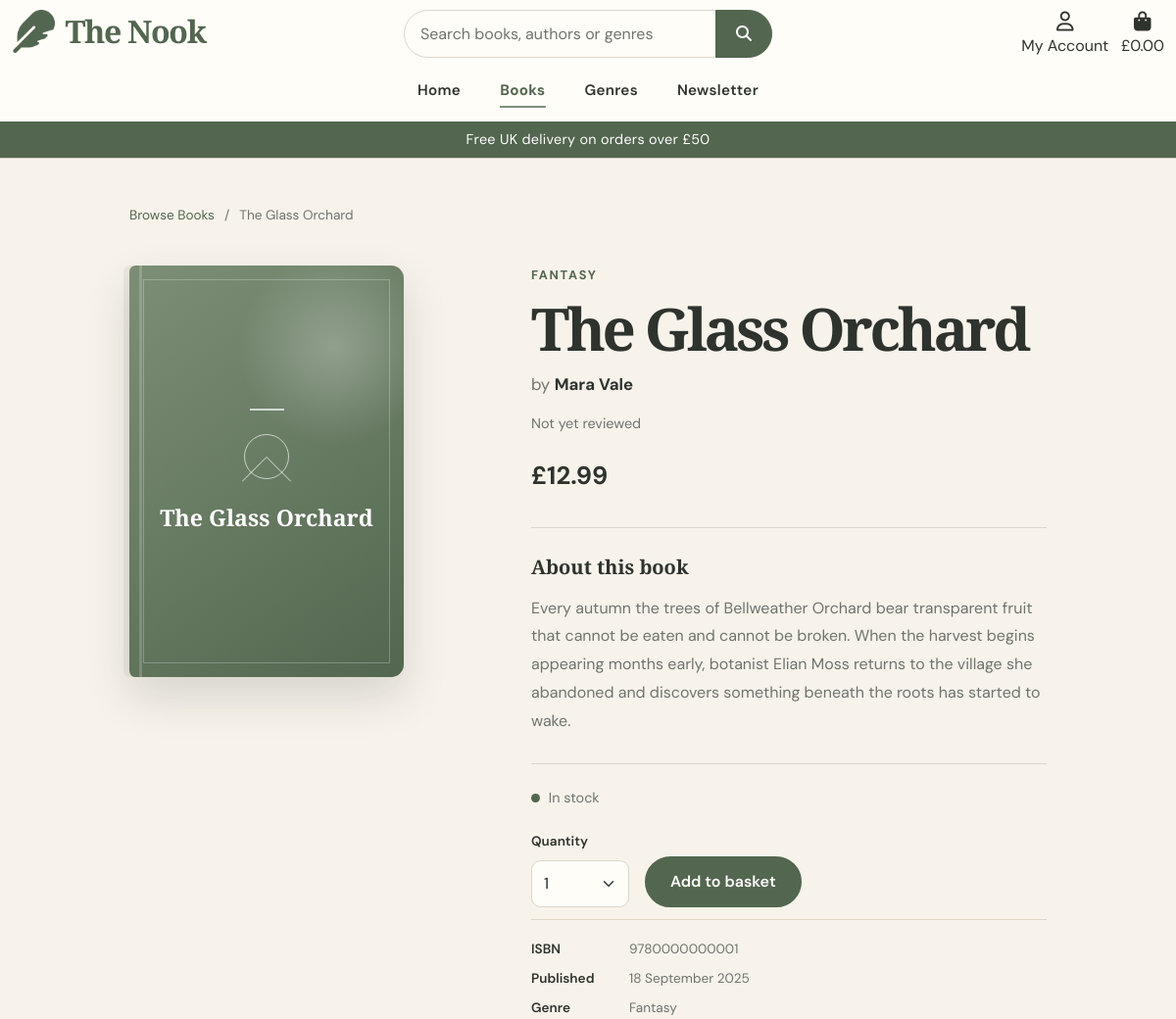
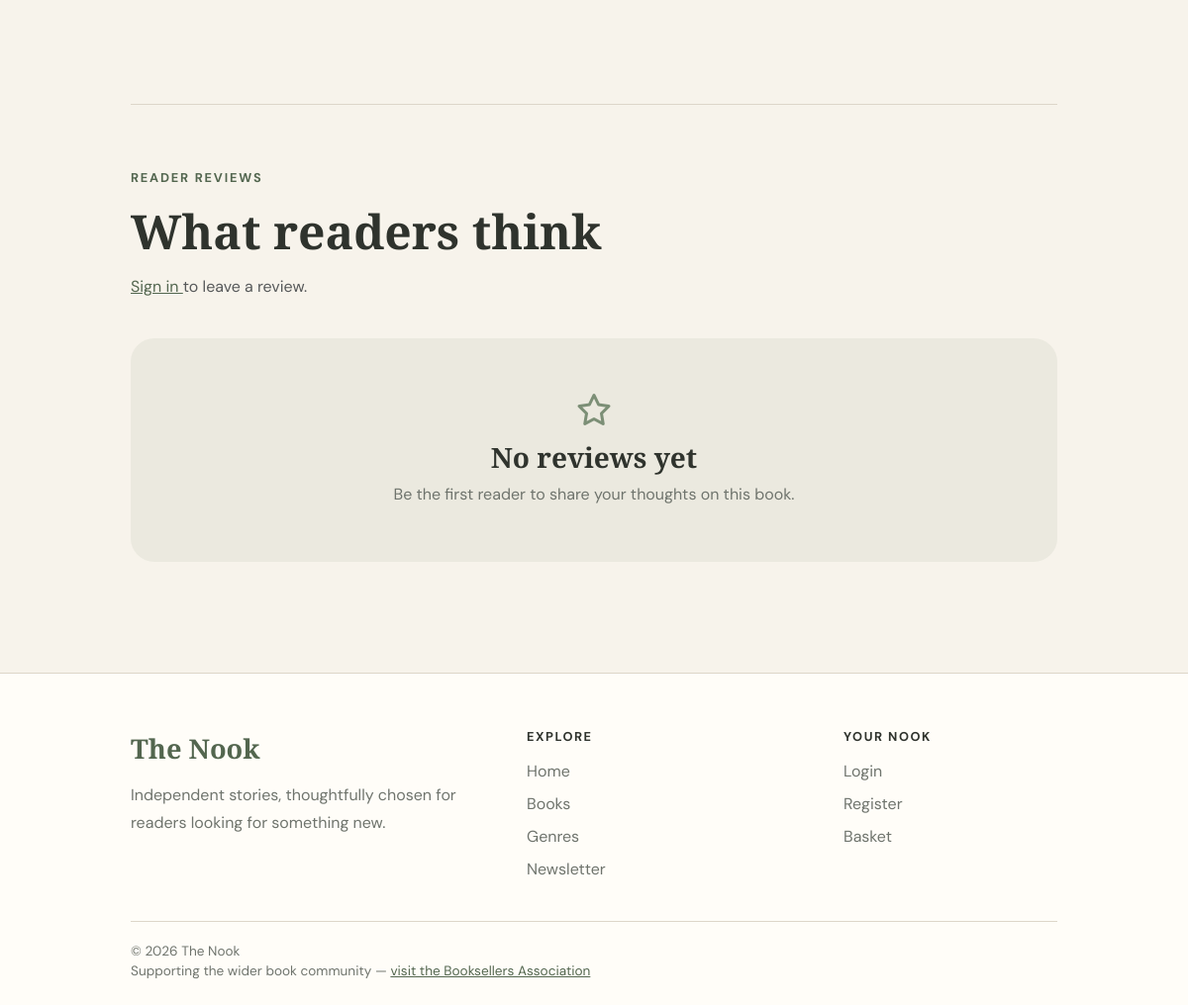
Page /books/1/ on the committed database (2 pictures, top to bottom).
### books/models.py (models this page shows, shortened)
class Book(models.Model):
    class Status(models.TextChoices):
        DRAFT = 'draft', 'Draft'
        PENDING = 'pending', 'Pending approval'
        APPROVED = 'approved', 'Approved'
        REJECTED = 'rejected', 'Rejected'
    author = models.ForeignKey(
        AuthorProfile,
        on_delete=models.PROTECT,
        related_name='books'
    )
    genre = models.ForeignKey(
        Genre,
        on_delete=models.SET_NULL,
        null=True,
        blank=True,
        related_name='books'
    )
    title = models.CharField(
        max_length=255
    )
    isbn = models.CharField(
        max_length=20,
        unique=True,
        null=True,
        blank=True
    )
    description = models.TextField()
    price = models.DecimalField(
        max_digits=8,
        decimal_places=2
    )
    publication_date = models.DateField(
        null=True,
        blank=True
    )
    cover_image = models.ImageField(
        upload_to='books/',
        null=True,
        blank=True
    )
    stock_quantity = models.PositiveIntegerField(
        default=0
    )
    is_featured = models.BooleanField(
        default=False
    )
    is_active = models.BooleanField(
        default=True
    )
    status = models.CharField(
        max_length=10,
        choices=Status.choices,
        default=Status.DRAFT
    )
    rejection_reason = models.TextField(
        blank=True
    )
    reviewed_by = models.ForeignKey(
        settings.AUTH_USER_MODEL,
        on_delete=models.SET_NULL,
        null=True,
        blank=True,
        related_name='reviewed_books'
    )
    reviewed_at = models.DateTimeField(
        null=True,
        blank=True
    )
    created_at = models.DateTimeField(
        auto_now_add=True
    )
    updated_at = models.DateTimeField(
        auto_now=True
    )
    class Meta:
        ordering = ['title']

class Genre(models.Model):
    name = models.CharField(
        max_length=100,
        unique=True
    )
    description = models.TextField(
        blank=True
    )
    class Meta:
        ordering = ['name']

### authors/models.py (models this page shows, shortened)
class AuthorProfile(models.Model):
    user = models.OneToOneField(
        settings.AUTH_USER_MODEL,
        on_delete=models.SET_NULL,
        null=True,
        blank=True,
        related_name='author_profile'
    )
    display_name = models.CharField(
        max_length=150
    )
    bio = models.TextField(
        blank=True
    )
    website = models.URLField(
        blank=True
    )
    profile_image = models.ImageField(
        upload_to='authors/',
        null=True,
        blank=True
    )
    is_approved = models.BooleanField(
        default=False
    )
    created_at = models.DateTimeField(
        auto_now_add=True
    )
    updated_at = models.DateTimeField(
        auto_now=True
    )
    class Meta:
        ordering = ['display_name']

### books/views.py (the view)
def book_detail(request, book_id):
    book = get_object_or_404(
        Book.objects
        .filter(
            is_active=True,
            status=Book.Status.APPROVED
        )
        .select_related('author', 'genre')
        .annotate(
            average_rating=Avg(
                'reviews__rating',
                filter=Q(reviews__is_approved=True)
            )
        ),
        pk=book_id
    )
    reviews = (
        book.reviews
        .filter(is_approved=True)
        .select_related('user')
    )
    user_review = None
    if request.user.is_authenticated:
        user_review = Review.objects.filter(
            book=book,
            user=request.user
        ).first()
    context = {
        'book': book,
        'reviews': reviews,
        'user_review' : user_review,
    }
    return render(
        request,
        'books/book_detail.html',
        context
    )

### books/templates/books/book_detail.html (shortened to what this page needs)
{% extends "base.html" %}
{% load static %}
{% block content %}
<section class="book-detail-page">
    <div class="container">
        <nav
            class="book-breadcrumb"
            aria-label="Breadcrumb">
            <a href="{% url 'book_list' %}">
                Browse Books
            </a>
            <span aria-hidden="true">
                /
            </span>
            <span>
                {{ book.title }}
            </span>
        </nav>
        <div class="row g-5 align-items-start">
            <div class="col-12 col-md-5 col-lg-4">
                <div class="book-detail-cover-wrapper">
                    {% if book.cover_image %}
                        <img
                            src="{{ book.cover_image.url }}"
                            alt="Cover of {{ book.title }}"
                            class="book-detail-cover">
                    {% else %}
                        <div
                            class="
                            book-detail-cover
                            book-cover-placeholder">
                            <span class="placeholder-line"></span>
                            <span class="placeholder-circle"></span>
                            <span
                                class="
                                placeholder-title
                                logo-font">
                                {{ book.title }}
                            </span>
                        </div>
                    {% endif %}
                </div>
            </div>
            <div class="col-12 col-md-7 col-lg-7 offset-lg-1">
                <div class="book-detail-content">
                    {% if book.genre %}
                        <p class="book-detail-genre">
                            {{ book.genre.name }}
                        </p>
                    {% endif %}
                    <h1 class="book-detail-title logo-font">
                        {{ book.title }}
                    </h1>
                    <p class="book-detail-author">
                        by
                        <strong>
                            {{ book.author.display_name }}
                        </strong>
                    </p>
                    {% if book.average_rating %}
                        <div class="book-detail-rating">
                            <span
                                class="rating-star"
                                aria-hidden="true">
                                ★
                            </span>
                            <span>
                                {{ book.average_rating|floatformat:1 }}
                                / 5
                            </span>
                            <span class="rating-divider">
                                ·
                            </span>
                            <a href="#reviews">
                                {{ reviews|length }}
                                {% if reviews|length == 1 %}
                                    review
                                {% else %}
                                    reviews
                                {% endif %}
                            </a>
                        </div>
                    {% else %}
                        <p class="book-detail-no-rating">
                            Not yet reviewed
                        </p>
                    {% endif %}
                    <p class="book-detail-price">
                        £{{ book.price }}
                    </p>
                    <div class="book-detail-description">
                        <h2 class="logo-font">
                            About this book
                        </h2>
                        <p>
                            {{ book.description|linebreaksbr }}
                        </p>
                    </div>
                    <div class="book-stock">
                        {% if book.stock_quantity > 0 %}
                            <span class="stock-indicator in-stock"></span>
                            <span>
                                In stock
                            </span>
                        {% else %}
                            <span class="stock-indicator out-of-stock"></span>
                            <span>
                                Currently out of stock
                            </span>
                        {% endif %}
                    </div>
                    <form
                        class="book-purchase-panel"
                        action="{% url 'add_to_bag' book.id %}"
                        method="POST">
                        {% if book.stock_quantity > 0 %}
                            <div class="quantity-wrapper">
                                <label
                                    for="quantity"
                                    class="catalogue-label">
                                    Quantity
                                </label>
                                <select
                                    id="quantity"
                                    name="quantity"
                                    class="form-select quantity-select">
                                    <option value="1">
                                        1
                                    </option>
                                </select>
                            </div>
                            <button
                                type="submit"
                                class="btn nook-primary-button">
                                Add to basket
                            </button>
                        {% endif %}
                    </form>
                    <dl class="book-meta">
                        {% if book.isbn %}
                            <div>
                                <dt>
                                    ISBN
                                </dt>
                                <dd>
                                    {{ book.isbn }}
                                </dd>
                            </div>
                        {% endif %}
                        {% if book.publication_date %}
                            <div>
                                <dt>
                                    Published
                                </dt>
                                <dd>
                                    {{ book.publication_date|date:"j F Y" }}
                                </dd>
                            </div>
                        {% endif %}
                        {% if book.genre %}
                            <div>
                                <dt>
                                    Genre
                                </dt>
                                <dd>
                                    {{ book.genre.name }}
                                </dd>
                            </div>
                        {% endif %}
                    </dl>
                </div>
            </div>
        </div>
        <section
            id="reviews"
            class="book-reviews">
            <div class="book-reviews-heading">
                <p class="section-eyebrow">
                    Reader reviews
                </p>
                <h2 class="logo-font">
                    What readers think
                </h2>
                <div class="mt-3">
                    {% if request.user.is_authenticated %}
                        {% if user_review %}
                            <a
                                href="{% url 'edit_review' user_review.id %}"
                                class="btn nook-secondary-button">
                                Edit your review
                            </a>
                        {% else %}
                            <a
                                href="{% url 'add_review' book.id %}"
                                class="btn nook-primary-button">
                                Write a review
                            </a>
                        {% endif %}
                    {% else %}
                        <p class="text-muted">
                            <a href="{% url 'account_login' %}?next={{ request.path }}">
                                Sign in
                            </a>
                            to leave a review.
                        </p>
                    {% endif %}
                </div>
            </div>
            {% if reviews %}
                <div class="row g-4">
                    {% for review in reviews %}
                        <div class="col-12 col-lg-6">
                            <article class="review-card">
                                <div class="review-rating">
                                    {% for i in "12345" %}
                                        {% if forloop.counter <= review.rating %}
                                            <span aria-hidden="true">
                                                ★
                                            </span>
                                        {% else %}
                                            <span
                                                class="empty-star"
                                                aria-hidden="true">
                                                ★
                                            </span>
                                        {% endif %}
                                    {% endfor %}
                                    <span class="visually-hidden">
                                        {{ review.rating }}
                                        out of 5 stars
                                    </span>
                                </div>
                                {% if review.title %}
                                    <h3 class="logo-font">
                                        {{ review.title }}
                                    </h3>
                                {% endif %}
                                <p class="review-body">
                                    {{ review.body }}
                                </p>
                                <p class="review-meta">
                                    {{ review.user }}
                                    ·
                                    {{ review.created_at|date:"j M Y" }}
                                </p>
                                {% if request.user == review.user %}
                                    <div class="d-flex flex-wrap align-items-center gap-2 mt-3">
                                        <a
                                            href="{% url 'edit_review' review.id %}"
                                            class="btn btn-sm nook-secondary-button">
                                            Edit
                                        </a>
                                        <form
                                            method="POST"
                                            action="{% url 'delete_review' review.id %}"
                                            class="d-inline-flex m-0">
                                            {% csrf_token %}
                                            <button
                                                type="submit"
                                                class="btn btn-sm btn-outline-danger">
                                                Delete
                                            </button>
                                        </form>
                                    </div>
                                {% endif %}
                            </article>
                        </div>
                    {% endfor %}
                </div>
            {% else %}
                <div class="reviews-empty">
                    <i
                        class="fa-regular fa-star"
                        aria-hidden="true">
                    </i>
                    <h3 class="logo-font">
                        No reviews yet
                    </h3>
                    <p>
                        Be the first reader to share your thoughts
                        on this book.
                    </p>
                </div>
            {% endif %}
        </section>
    </div>
</section>
{% endblock %}

### rows in the picture
Book: title "The Glass Orchard", genre.name "FANTASY", author.display_name "Mara Vale", price "12.99", description "Every autumn the trees of Bellweather Orchard bear transparent fruit that cannot be eaten and cannot be broken. When the harvest begins appearing months early, botanist Elian Moss returns to the village she abandoned and discovers something beneath the roots has started to wake.", isbn "9780000000001", publication_date "18 September 2025", genre.name "Fantasy"

### other values in the picture
{{ free_delivery_threshold }} "50"
